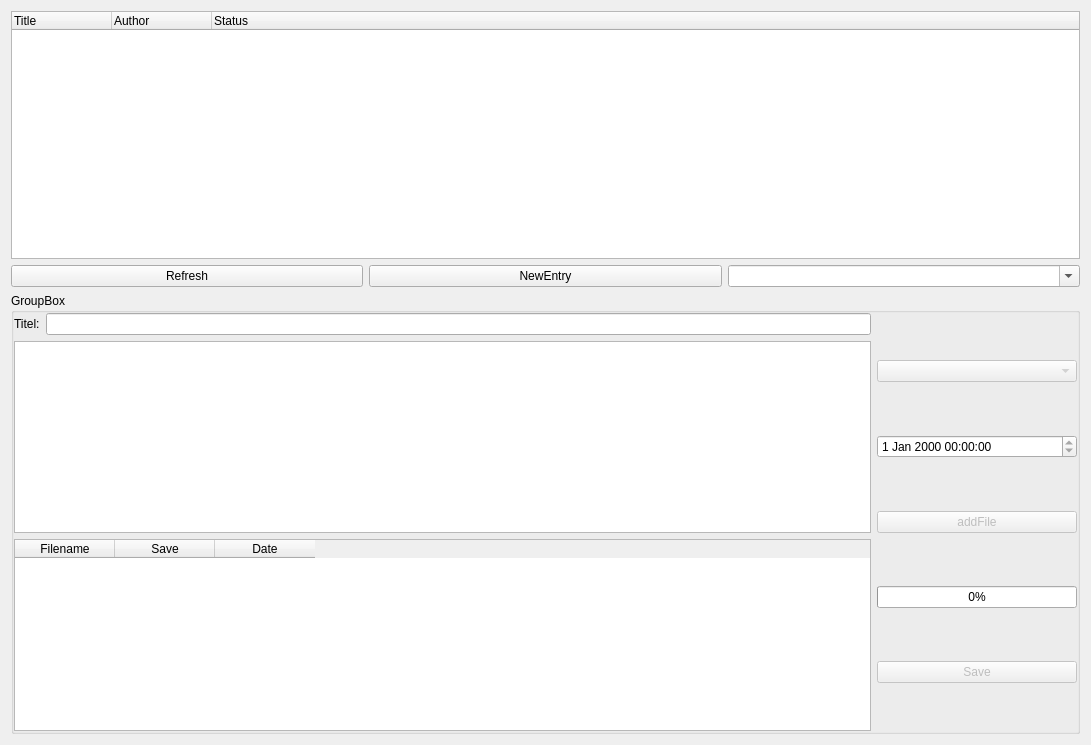
<?xml version="1.0" encoding="UTF-8"?>
<ui version="4.0">
 <class>MainWindow</class>
 <widget class="QMainWindow" name="MainWindow">
  <property name="geometry">
   <rect>
    <x>0</x>
    <y>0</y>
    <width>1091</width>
    <height>745</height>
   </rect>
  </property>
  <property name="minimumSize">
   <size>
    <width>0</width>
    <height>0</height>
   </size>
  </property>
  <property name="windowTitle">
   <string>WolfTodo v3</string>
  </property>
  <widget class="QWidget" name="centralWidget">
   <layout class="QVBoxLayout" name="verticalLayout">
    <item>
     <widget class="QTreeWidget" name="treeList">
      <column>
       <property name="text">
        <string notr="true">Title</string>
       </property>
      </column>
      <column>
       <property name="text">
        <string>Author</string>
       </property>
      </column>
      <column>
       <property name="text">
        <string>Status</string>
       </property>
      </column>
     </widget>
    </item>
    <item>
     <layout class="QHBoxLayout" name="horizontalLayout_3">
      <property name="topMargin">
       <number>0</number>
      </property>
      <item>
       <widget class="QPushButton" name="buttonRefresh">
        <property name="text">
         <string>Refresh</string>
        </property>
       </widget>
      </item>
      <item>
       <widget class="QPushButton" name="buttonNewEntry">
        <property name="text">
         <string>NewEntry</string>
        </property>
       </widget>
      </item>
      <item>
       <widget class="QComboBox" name="comboNewEntryCategory">
        <property name="editable">
         <bool>true</bool>
        </property>
       </widget>
      </item>
     </layout>
    </item>
    <item>
     <widget class="QGroupBox" name="groupBox">
      <property name="minimumSize">
       <size>
        <width>0</width>
        <height>0</height>
       </size>
      </property>
      <property name="title">
       <string>GroupBox</string>
      </property>
      <layout class="QHBoxLayout" name="horizontalLayout">
       <property name="leftMargin">
        <number>0</number>
       </property>
       <property name="topMargin">
        <number>0</number>
       </property>
       <property name="rightMargin">
        <number>0</number>
       </property>
       <property name="bottomMargin">
        <number>0</number>
       </property>
       <item>
        <layout class="QVBoxLayout" name="verticalLayout_2">
         <property name="leftMargin">
          <number>0</number>
         </property>
         <property name="topMargin">
          <number>0</number>
         </property>
         <property name="bottomMargin">
          <number>0</number>
         </property>
         <item>
          <layout class="QHBoxLayout" name="horizontalLayout_2">
           <property name="topMargin">
            <number>0</number>
           </property>
           <item>
            <widget class="QLabel" name="label">
             <property name="text">
              <string>Titel:</string>
             </property>
            </widget>
           </item>
           <item>
            <widget class="QLineEdit" name="entryTitle">
             <property name="readOnly">
              <bool>true</bool>
             </property>
            </widget>
           </item>
          </layout>
         </item>
         <item>
          <widget class="QTextEdit" name="entryDescription">
           <property name="readOnly">
            <bool>true</bool>
           </property>
          </widget>
         </item>
         <item>
          <widget class="QTableWidget" name="entryFiles">
           <property name="maximumSize">
            <size>
             <width>16777215</width>
             <height>16777215</height>
            </size>
           </property>
           <property name="columnCount">
            <number>3</number>
           </property>
           <column>
            <property name="text">
             <string>Filename</string>
            </property>
           </column>
           <column>
            <property name="text">
             <string>Save</string>
            </property>
           </column>
           <column>
            <property name="text">
             <string>Date</string>
            </property>
           </column>
          </widget>
         </item>
        </layout>
       </item>
       <item>
        <layout class="QVBoxLayout" name="verticalLayout_3">
         <item>
          <widget class="QComboBox" name="entryState">
           <property name="enabled">
            <bool>false</bool>
           </property>
           <property name="maximumSize">
            <size>
             <width>200</width>
             <height>16777215</height>
            </size>
           </property>
          </widget>
         </item>
         <item>
          <widget class="QDateTimeEdit" name="entryDate">
           <property name="maximumSize">
            <size>
             <width>200</width>
             <height>16777215</height>
            </size>
           </property>
           <property name="readOnly">
            <bool>true</bool>
           </property>
          </widget>
         </item>
         <item>
          <widget class="QPushButton" name="entryAddFile">
           <property name="enabled">
            <bool>false</bool>
           </property>
           <property name="maximumSize">
            <size>
             <width>200</width>
             <height>16777215</height>
            </size>
           </property>
           <property name="text">
            <string>addFile</string>
           </property>
          </widget>
         </item>
         <item>
          <widget class="QProgressBar" name="fileProgress">
           <property name="maximumSize">
            <size>
             <width>200</width>
             <height>16777215</height>
            </size>
           </property>
           <property name="value">
            <number>0</number>
           </property>
          </widget>
         </item>
         <item>
          <widget class="QPushButton" name="entrySave">
           <property name="enabled">
            <bool>false</bool>
           </property>
           <property name="maximumSize">
            <size>
             <width>200</width>
             <height>16777215</height>
            </size>
           </property>
           <property name="text">
            <string>Save</string>
           </property>
          </widget>
         </item>
        </layout>
       </item>
      </layout>
     </widget>
    </item>
   </layout>
  </widget>
 </widget>
 <layoutdefault spacing="6" margin="11"/>
 <resources/>
 <connections/>
</ui>
